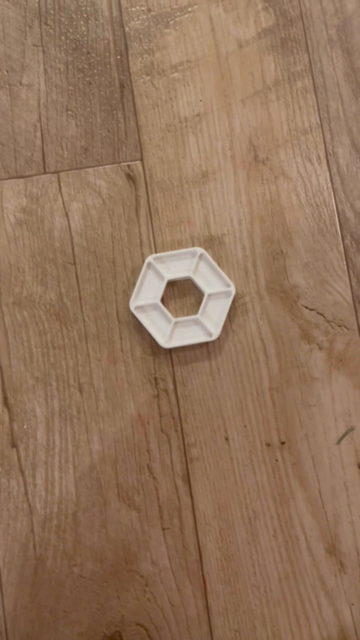
#> input picture frame 24 of IMG_0222.mp4, 360 x 640 px
$ python process.py
#> lines starting #> are read from the running program, lines starting #| are printed output that depends on the picture; after the words box and inside, x2 and y2 are one past the last pixel; in counts of white or black regions, pixels touching at a corner belong together
import cv2
import numpy as np

# Open the video file
cap = cv2.VideoCapture('IMG_0222.mp4')

# Initialize variables
num_frames_back = 2  # Number of frames to go back for image averaging
frame_buffer = [None] * (num_frames_back + 1)

while cap.isOpened():
    # Read a frame from the video
    ret, frame = cap.read()
#> frame is the input picture: shape (640, 360, 3); mean B, G, R 90.4, 115.3, 146.2

    if not ret:
        break

    # Apply Gaussian blur to the frame
    blurred_frame = cv2.GaussianBlur(frame, (15, 15), 0)

    # Save the blurred frame in the buffer
    frame_buffer.pop(0)
    frame_buffer.append(blurred_frame.copy())

    # Convert the blurred frame to grayscale
    gray_frame = cv2.cvtColor(frame, cv2.COLOR_BGR2GRAY)
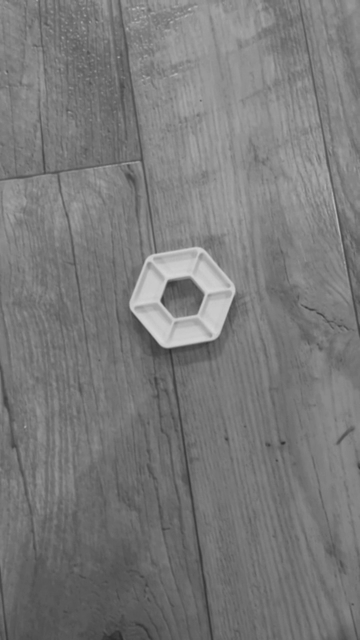
#> gray_frame: shape (640, 360); min 44, max 215, mean 121.7

    # Use Canny edge detector

    edges = cv2.Canny(gray_frame, 50, 275)
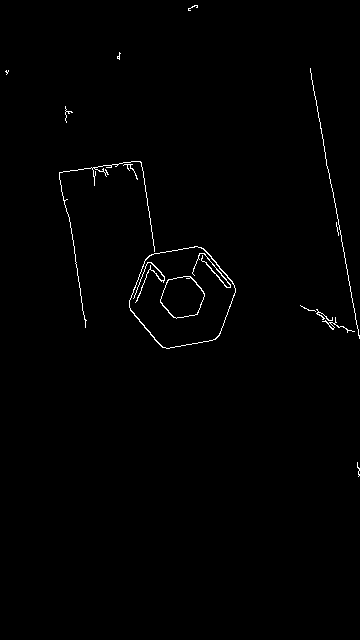
#> edges: shape (640, 360); 0.76% white in thin lines or dots, all inside (x1, y1, x2, y2) = (5, 5, 360, 477)

    # Find contours in the edge-detected frame
    contours, _ = cv2.findContours(edges, cv2.RETR_EXTERNAL, cv2.CHAIN_APPROX_SIMPLE)
#> contours = 13 contours, 11 with area under 20; largest, box (x1, y1, x2, y2) and area: (129, 246, 236, 349) 7884, (322, 317, 355, 333) 30

    # Draw contours on the original frame
    frame_with_contours = frame.copy()
    cv2.drawContours(frame_with_contours, contours, -1, (0, 255, 0), 2)
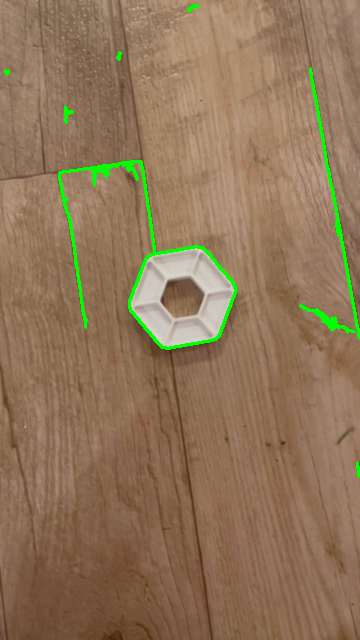
#> frame_with_contours: shape (640, 360, 3); 1.77% of pixels changed, all inside (x1, y1, x2, y2) = (4, 4, 360, 478)

    # Add motion blur to the frame
    kernel_size = 15
    motion_blur_kernel = np.zeros((kernel_size, kernel_size))
    motion_blur_kernel[int((kernel_size - 1)/2), :] = np.ones(kernel_size)
    motion_blur_kernel /= kernel_size
    frame_with_contours = cv2.filter2D(frame_with_contours, -1, motion_blur_kernel)
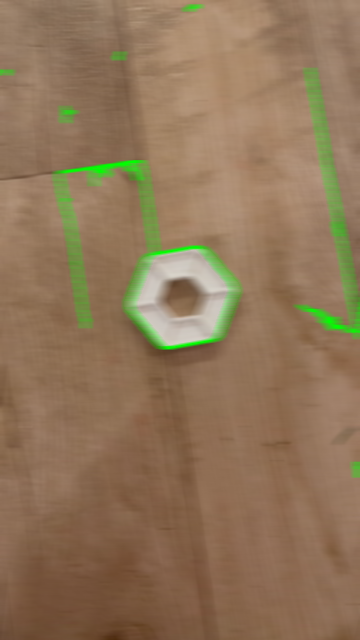
#> frame_with_contours: shape (640, 360, 3); mean B, G, R 88.6, 117.7, 143.6

    # Average the frame with the previous frames in the buffer
    if all(frame is not None for frame in frame_buffer):
        for i in range(num_frames_back):
            weight = 1 / (i + 1)
            frame_with_contours = cv2.addWeighted(frame_with_contours, 1 - weight, frame_buffer[i], weight, 0)

    # Locate the object and draw a green circle and rectangle around it
    for contour in contours:
        (x, y, w, h) = cv2.boundingRect(contour)
        center = (int(x + w/2), int(y + h/2))
        radius = int(max(w, h) / 2)

        # Draw a green circle
        cv2.circle(frame_with_contours, center, radius, (0, 255, 0), 2)

        # Draw a rectangle below the circle
        rect_height = int(h * 0.5)
        cv2.rectangle(frame_with_contours, (x, y + h), (x + w, y + h + rect_height), (0, 255, 0), 2)
#> this loop made 13 passes
#> (x, y, w, h, center, radius, rect_height) on passes 1 to 12: (357, 462, 3, 15, (358, 469), 7, 7), (322, 317, 33, 16, (338, 325), 16, 8), (316, 309, 17, 12, (324, 315), 8, 6), (300, 305, 16, 7, (308, 308), 8, 3), (129, 246, 107, 103, (182, 297), 53, 51), (336, 222, 3, 14, (337, 229), 7, 7), (123, 164, 15, 16, (130, 172), 8, 8), (59, 161, 96, 167, (107, 244), 83, 83), (65, 106, 8, 17, (69, 114), 8, 8), (5, 70, 4, 5, (7, 72), 2, 2), (310, 68, 50, 271, (335, 203), 135, 135), (117, 52, 4, 8, (119, 56), 4, 4)
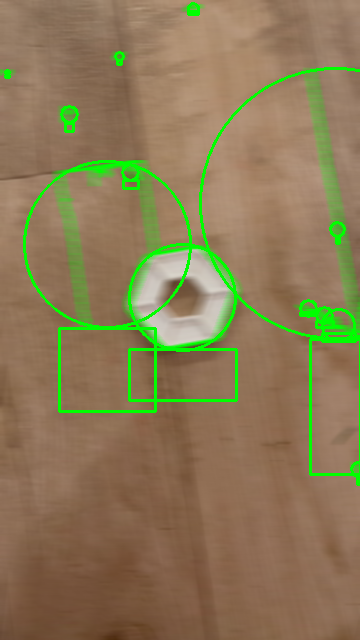
#> frame_with_contours: shape (640, 360, 3); 3.56% of pixels changed, all inside (x1, y1, x2, y2) = (4, 2, 360, 486)

    # Display the frame with contours, circles, rectangles, motion blur, and image averaging
    cv2.imshow('Video with Contours, Circles, Rectangles, Blur, and Image Averaging', edges)#frame_with_contours)

    # Break the loop if 'q' is pressed
    if cv2.waitKey(25) & 0xFF == ord('q'):
#> (key q is pressed here)
        break

# Release the video capture object and close the windows
cap.release()
cv2.destroyAllWindows()

$ run again, starting later in the video
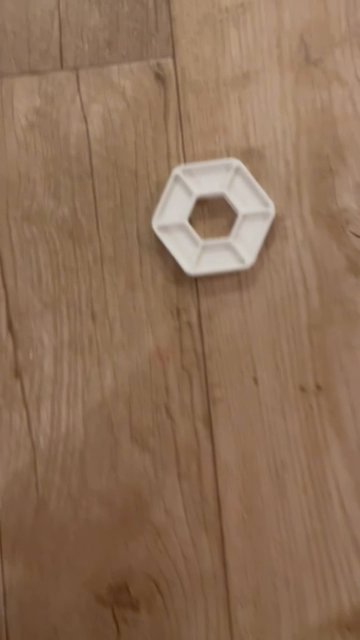
#> input picture frame 109 of IMG_0222.mp4, 360 x 640 px
#> frame is the input picture: shape (640, 360, 3); mean B, G, R 87.9, 112, 142.4
#> `edges = cv2.Canny(gray_frame, 50, 275)`:
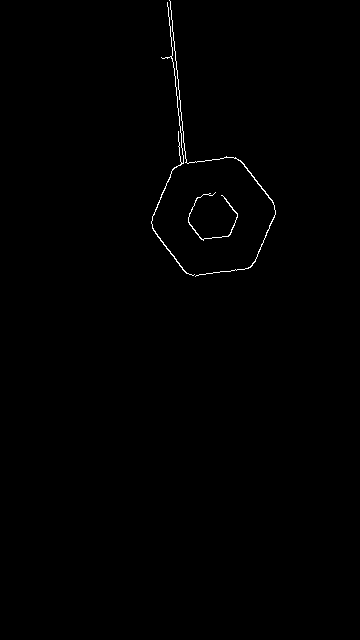
#> edges: shape (640, 360); 0.43% white in thin lines or dots, all inside (x1, y1, x2, y2) = (151, 0, 276, 277)
#> contours = 3 contours; box (x1, y1, x2, y2) and area: (151, 2, 195, 276) 56, (169, 0, 276, 277) 54, (188, 192, 238, 241) 38
#> the loop `for contour in contours:` made 3 passes
#> (x, y, w, h, center, radius, rect_height) on passes 1 to 3: (188, 192, 50, 49, (213, 216), 25, 24), (151, 2, 44, 274, (173, 139), 137, 137), (169, 0, 107, 277, (222, 138), 138, 138)
#> after the loop `for contour in contours:`:
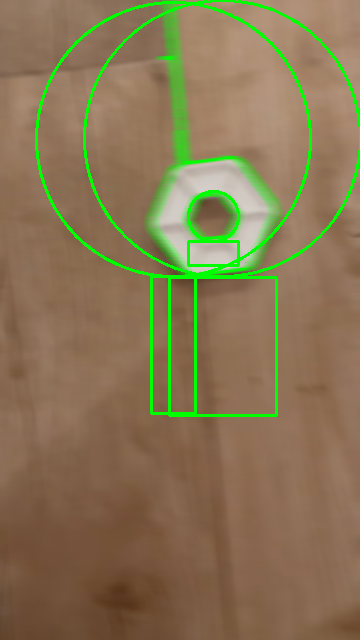
#> frame_with_contours: shape (640, 360, 3); mean B, G, R 83.1, 118.1, 135.3

$ run again, starting later in the video
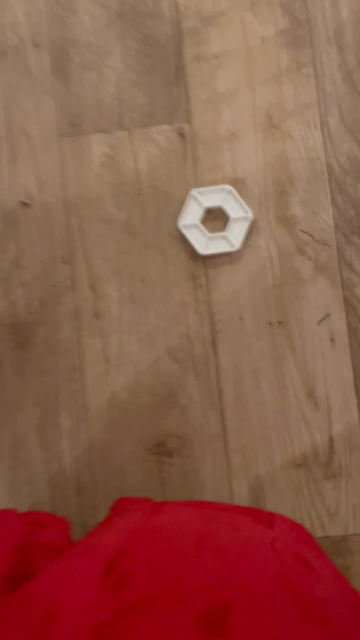
#> input picture frame 194 of IMG_0222.mp4, 360 x 640 px
#> frame is the input picture: shape (640, 360, 3); mean B, G, R 72.8, 89.7, 140.6
#> `edges = cv2.Canny(gray_frame, 50, 275)`:
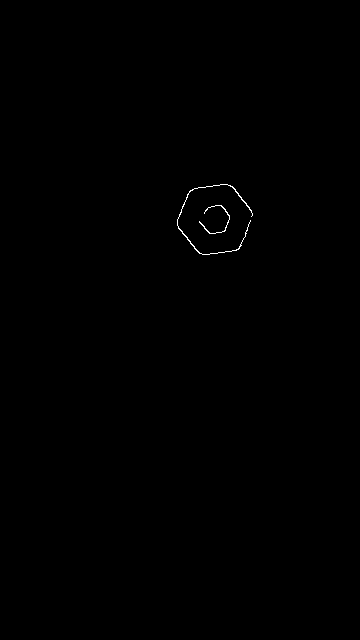
#> edges: shape (640, 360); 0.15% white in thin lines or dots, all inside (x1, y1, x2, y2) = (177, 184, 253, 255)
#> contours = 2 contours; box (x1, y1, x2, y2) and area: (177, 184, 253, 255) 57, (199, 205, 230, 234) 24
#> the loop `for contour in contours:` made 2 passes
#> (x, y, w, h, center, radius, rect_height) on passes 1 to 2: (199, 205, 31, 29, (214, 219), 15, 14), (177, 184, 76, 71, (215, 219), 38, 35)
#> after the loop `for contour in contours:`:
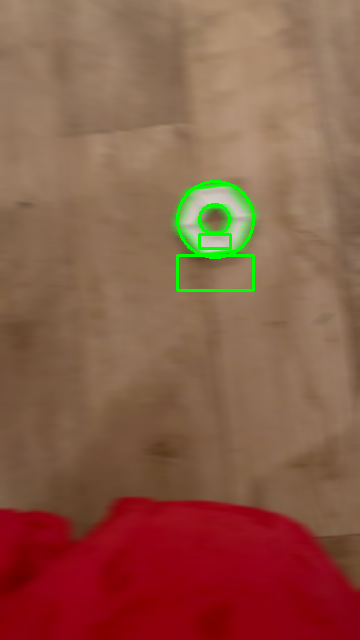
#> frame_with_contours: shape (640, 360, 3); mean B, G, R 71.5, 91.1, 138.8
